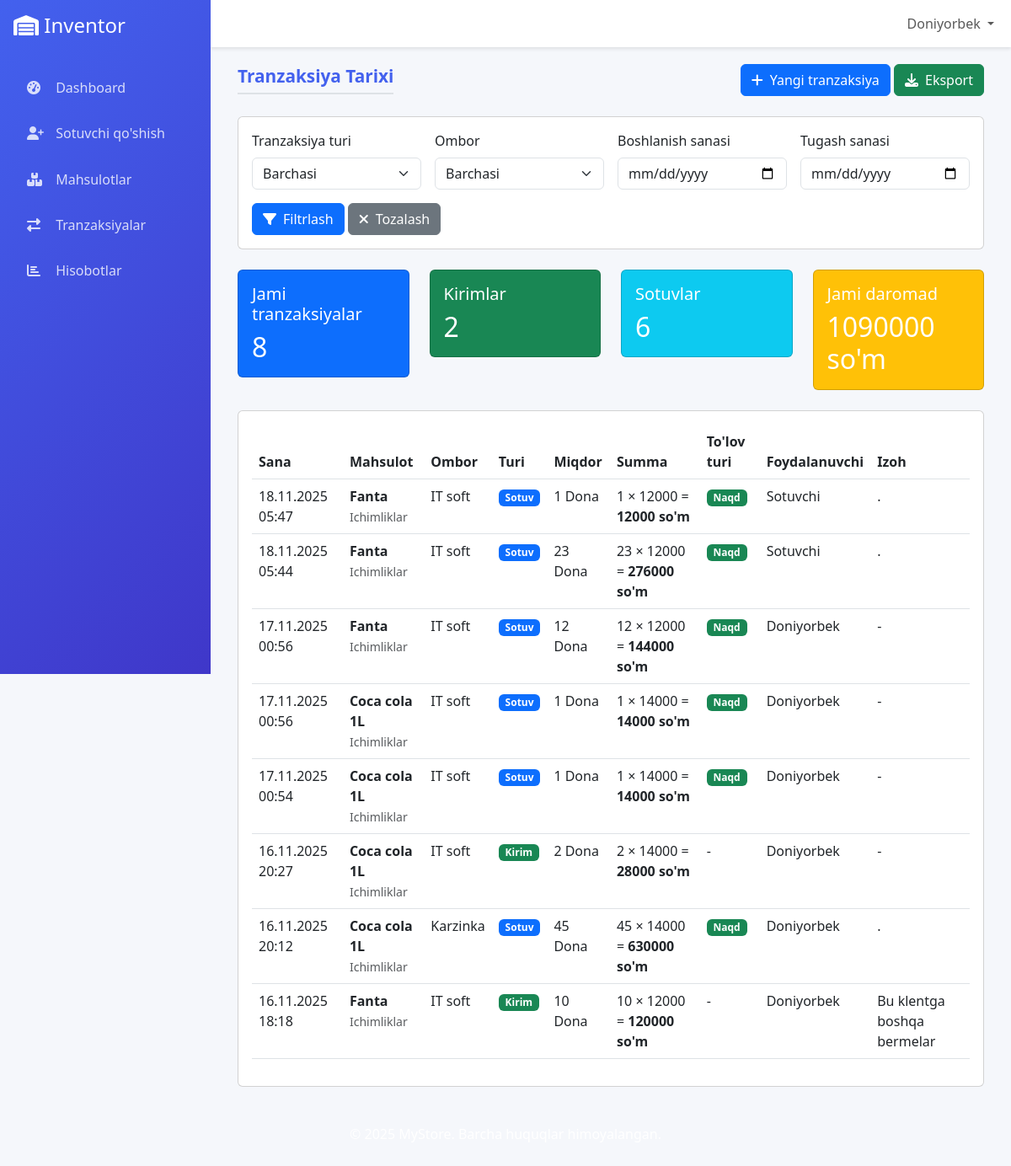
The page /inventor/transactions/history/ (signed in) on the database its author committed.
### inventor/models.py (models this page shows, shortened)
class Transaction(models.Model):
    TRANSACTION_TYPES = (
        ('IN', 'Kirim'),
        ('OUT_SALE', 'Sotuv'),
        ('OUT_DAMAGED', 'Buzilgan'),
        ('OUT_EXPIRED', 'Yaroqsiz'),
    )
    PAYMENT_TYPES = (
        ('CASH', 'Naqd'),
        ('DEBT', 'Qarz'),
        ('CARD', 'Karta'),
    )
    product = models.ForeignKey(Product, on_delete=models.CASCADE)
    warehouse = models.ForeignKey(Warehouse, on_delete=models.CASCADE)
    transaction_type = models.CharField(max_length=20, choices=TRANSACTION_TYPES)
    quantity = models.PositiveIntegerField()
    date = models.DateTimeField(auto_now_add=True)
    user = models.ForeignKey(User, on_delete=models.SET_NULL, null=True)
    description = models.TextField(blank=True)
    payment_type = models.CharField(max_length=10, choices=PAYMENT_TYPES, default='CASH')
    customer_name = models.CharField(max_length=100, blank=True)

class Warehouse(models.Model):
    name = models.CharField(max_length=100)
    location = models.CharField(max_length=200)
    created_at = models.DateTimeField(auto_now_add=True)

### products/models.py (models this page shows, shortened)
class Product(models.Model):
    UNIT_CHOICES = (
        ('kg', 'kg'),
        ('box', 'Karopka'),
        ('l', 'Litr'),
        ('m', 'Metr'),
        ('ton', 'Tonna'),
        ('piece', 'Dona'),
        ('pack', 'Pochka'),
    )
    name = models.CharField(max_length=100)
    category = models.ForeignKey(Category, on_delete=models.CASCADE, related_name="products")
    barcode = models.CharField(max_length=50, unique=True, blank=True, null=True)
    description = models.TextField(blank=True)
    price = models.DecimalField(max_digits=10, decimal_places=2)
    image = models.ImageField(upload_to='products/', null=True, blank=True)
    min_stock = models.PositiveIntegerField(default=0)
    stock_quantity = models.PositiveIntegerField(default=0)
    unit = models.CharField(max_length=10, choices=UNIT_CHOICES, default='piece')
    created_at = models.DateTimeField(auto_now_add=True)
    updated_at = models.DateTimeField(auto_now=True)
    supplier = models.ForeignKey('inventor.Supplier', on_delete=models.SET_NULL, null=True, blank=True)
    warehouse = models.ForeignKey('inventor.Warehouse', on_delete=models.CASCADE, null=True, blank=True)
    class Meta:
        ordering = ['name']

class Category(models.Model):
    name = models.CharField(max_length=100, unique=True)
    description = models.TextField(blank=True)

### inventor/views.py (the view)
# urls.py: path('transactions/history/', views.transaction_history, name='transaction_history'),
@login_required
def transaction_history(request):
    transactions = Transaction.objects.all().order_by('-date')
    transaction_type = request.GET.get('type')
    warehouse_id = request.GET.get('warehouse')
    start_date = request.GET.get('start_date')
    end_date = request.GET.get('end_date')
    if transaction_type:
        transactions = transactions.filter(transaction_type=transaction_type)
    if warehouse_id:
        transactions = transactions.filter(warehouse_id=warehouse_id)
    if start_date:
        transactions = transactions.filter(date__gte=start_date)
    if end_date:
        end_date_obj = datetime.datetime.strptime(end_date, '%Y-%m-%d')
        end_date_obj = end_date_obj + datetime.timedelta(days=1)
        transactions = transactions.filter(date__lt=end_date_obj)
    total_count = transactions.count()
    in_count = transactions.filter(transaction_type='IN').count()
    out_sale_count = transactions.filter(transaction_type='OUT_SALE').count()
    total_revenue = 0
    sale_transactions = transactions.filter(transaction_type='OUT_SALE')
    for transaction in sale_transactions:
        if transaction.product and transaction.product.price:
            total_revenue += transaction.quantity * transaction.product.price
    paginator = Paginator(transactions, 50)  # 50 ta element har bir sahifada
    page_number = request.GET.get('page')
    page_obj = paginator.get_page(page_number)
    warehouses = Warehouse.objects.all()
    UserLog.objects.create(user=request.user, action="Tranzaksiya tarixini ko'rdi")
    context = {
        'transactions': page_obj,
        'page_obj': page_obj,
        'is_paginated': page_obj.has_other_pages(),
        'warehouses': warehouses,
        'stats': {
            'total_count': total_count,
            'in_count': in_count,
            'out_sale_count': out_sale_count,
            'total_revenue': total_revenue,
        }
    }
    return render(request, 'inventor/transaction_history.html', context)

### users/templatetags/math_filters.py (called while the page is built)
@register.filter
def multiply(value, arg):
    try:
        return float(value) * float(arg)
    except (ValueError, TypeError):
        return '' # Xato bo'lsa bo'sh qoldirish yoki 0 qaytarish mumkin

### templates/inventor/transaction_history.html (shortened to what this page needs)
{% extends 'base.html' %}
{% load math_filters %}
{% block content %}
<div class="container-fluid">
    <div class="d-flex justify-content-between align-items-center mb-4">
        <h2 class="section-title mb-0">Tranzaksiya Tarixi</h2>
        <div>
            <a href="{% url 'inventor:transaction_create' %}" class="btn btn-primary">
                <i class="fas fa-plus me-2"></i>Yangi tranzaksiya
            </a>
            <a href="{% url 'inventor:export_transactions' %}" class="btn btn-success">
                <i class="fas fa-download me-2"></i>Eksport
            </a>
        </div>
    </div>
    <div class="card mb-4">
        <div class="card-body">
            <form method="get" class="row g-3">
                <div class="col-md-3">
                    <label class="form-label">Tranzaksiya turi</label>
                    <select class="form-select" name="type">
                        <option value="">Barchasi</option>
                    </select>
                </div>
                <div class="col-md-3">
                    <label class="form-label">Ombor</label>
                    <select class="form-select" name="warehouse">
                        <option value="">Barchasi</option>
                    </select>
                </div>
                <div class="col-md-3">
                    <label class="form-label">Boshlanish sanasi</label>
                    <input type="date" class="form-control" name="start_date" value="{{ request.GET.start_date }}">
                </div>
                <div class="col-md-3">
                    <label class="form-label">Tugash sanasi</label>
                    <input type="date" class="form-control" name="end_date" value="{{ request.GET.end_date }}">
                </div>
                <div class="col-12">
                    <button type="submit" class="btn btn-primary">
                        <i class="fas fa-filter me-2"></i>Filtrlash
                    </button>
                    <a href="{% url 'inventor:transaction_history' %}" class="btn btn-secondary">
                        <i class="fas fa-times me-2"></i>Tozalash
                    </a>
                </div>
            </form>
        </div>
    </div>
    <div class="row mb-4">
        <div class="col-md-3">
            <div class="card text-white bg-primary">
                <div class="card-body">
                    <h5 class="card-title">Jami tranzaksiyalar</h5>
                    <h2 class="card-text">{{ stats.total_count }}</h2>
                </div>
            </div>
        </div>
        <div class="col-md-3">
            <div class="card text-white bg-success">
                <div class="card-body">
                    <h5 class="card-title">Kirimlar</h5>
                    <h2 class="card-text">{{ stats.in_count }}</h2>
                </div>
            </div>
        </div>
        <div class="col-md-3">
            <div class="card text-white bg-info">
                <div class="card-body">
                    <h5 class="card-title">Sotuvlar</h5>
                    <h2 class="card-text">{{ stats.out_sale_count }}</h2>
                </div>
            </div>
        </div>
        <div class="col-md-3">
            <div class="card text-white bg-warning">
                <div class="card-body">
                    <h5 class="card-title">Jami daromad</h5>
                    <h2 class="card-text">{{ stats.total_revenue|floatformat:0 }} so'm</h2>
                </div>
            </div>
        </div>
    </div>
    <div class="card">
        <div class="card-body">
            <div class="table-responsive">
                <table class="table table-hover">
                    <thead>
                        <tr>
                            <th>Sana</th>
                            <th>Mahsulot</th>
                            <th>Ombor</th>
                            <th>Turi</th>
                            <th>Miqdor</th>
                            <th>Summa</th>
                            <th>To'lov turi</th>
                            <th>Foydalanuvchi</th>
                            <th>Izoh</th>
                        </tr>
                    </thead>
                    <tbody>
                        {% for transaction in transactions %}
                        <tr>
                            <td>{{ transaction.date|date:"d.m.Y H:i" }}</td>
                            <td>
                                <strong>{{ transaction.product.name }}</strong>
                                <br><small class="text-muted">{{ transaction.product.category.name }}</small>
                            </td>
                            <td>{{ transaction.warehouse.name }}</td>
                            <td>
                                {% if transaction.transaction_type == 'IN' %}
                                    <span class="badge bg-success">Kirim</span>
                                {% elif transaction.transaction_type == 'OUT_SALE' %}
                                    <span class="badge bg-primary">Sotuv</span>
                                {% elif transaction.transaction_type == 'OUT_DAMAGED' %}
                                    <span class="badge bg-danger">Buzilgan</span>
                                {% elif transaction.transaction_type == 'OUT_EXPIRED' %}
                                    <span class="badge bg-warning">Muddati o'tgan</span>
                                {% endif %}
                            </td>
                            <td>{{ transaction.quantity }} {{ transaction.product.get_unit_display }}</td>
                            <td>
                                {% if transaction.product.price %}
                                    {{ transaction.quantity|floatformat:0 }} × {{ transaction.product.price|floatformat:0 }} =
                                    <strong>{{ transaction.quantity|multiply:transaction.product.price|floatformat:0 }} so'm</strong>
                                {% else %}
                                    -
                                {% endif %}
                            </td>
                            <td>
                                {% if transaction.transaction_type == 'OUT_SALE' %}
                                    {% if transaction.payment_type == 'CASH' %}
                                        <span class="badge bg-success">Naqd</span>
                                    {% elif transaction.payment_type == 'DEBT' %}
                                        <span class="badge bg-warning">Qarz</span>
                                    {% elif transaction.payment_type == 'CARD' %}
                                        <span class="badge bg-info">Karta</span>
                                    {% endif %}
                                {% else %}
                                    -
                                {% endif %}
                            </td>
                            <td>{{ transaction.user.username }}</td>
                            <td>{{ transaction.description|default:"-" }}</td>
                        </tr>
                        {% endfor %}
                    </tbody>
                </table>
            </div>
        </div>
    </div>
</div>
{% endblock %}

### templates/includes/header.html (shortened to what this page needs)
<div class="sidebar">
    <div class="p-3">
        <h4 class="text-white mb-0">
            <i class="fas fa-warehouse"></i>
            <span class="sidebar-brand-text">Inventor</span>
        </h4>
    </div>
    <nav class="nav flex-column p-3">
        {% if user.is_authenticated %}
            {% if user.userrole.role == 'ADMIN' %}
                <a class="nav-link {% if request.resolver_match.url_name == 'admin_dashboard' %}active{% endif %}" href="{% url 'users:admin_dashboard' %}">
                    <i class="fas fa-tachometer-alt"></i>
                    <span>Boshqaruv paneli</span>
                </a>
                <a class="nav-link" href="{% url 'users:create_warehouse_manager' %}">
                    <i class="fas fa-user-plus"></i>
                    <span>Ombor qo'shish</span>
                </a>
                <a class="nav-link" href="{% url 'users:payment_management' %}">
                    <i class="fas fa-money-bill-wave"></i>
                    <span>To'lovlar</span>
                </a>
            {% elif user.userrole.role == 'WAREHOUSE_MANAGER' %}
                <a class="nav-link {% if request.resolver_match.url_name == 'warehouse_manager_dashboard' %}active{% endif %}" href="{% url 'users:warehouse_manager_dashboard' %}">
                    <i class="fas fa-tachometer-alt"></i>
                    <span>Dashboard</span>
                </a>
                <a class="nav-link" href="{% url 'users:create_seller' %}">
                    <i class="fas fa-user-plus"></i>
                    <span>Sotuvchi qo'shish</span>
                </a>
            {% elif user.userrole.role == 'SELLER' %}
                <a class="nav-link {% if request.resolver_match.url_name == 'seller_dashboard' %}active{% endif %}" href="{% url 'users:seller_dashboard' %}">
                    <i class="fas fa-tachometer-alt"></i>
                    <span>Dashboard</span>
                </a>
            {% endif %}
            <a class="nav-link" href="{% url 'products:product_list' %}">
                <i class="fas fa-boxes"></i>
                <span>Mahsulotlar</span>
            </a>
            <a class="nav-link" href="{% url 'inventor:transaction_history' %}">
                <i class="fas fa-exchange-alt"></i>
                <span>Tranzaksiyalar</span>
            </a>
            <a class="nav-link" href="{% url 'inventor:report_list' %}">
                <i class="fas fa-chart-bar"></i>
                <span>Hisobotlar</span>
            </a>
        {% endif %}
    </nav>
</div>
<nav class="navbar navbar-expand-lg navbar-custom">
    <div class="container-fluid">
        <div class="collapse navbar-collapse" id="navbarContent">
            <ul class="navbar-nav ms-auto mb-2 mb-lg-0">
                {% if user.is_authenticated %}
                    <li class="nav-item dropdown">
                        <a class="nav-link dropdown-toggle" href="#" id="navbarDropdown" role="button" data-bs-toggle="dropdown">
                            {{ user.username }}
                        </a>
                    </li>
                {% else %}
                    <li class="nav-item">
                        <a class="nav-link" href="{% url 'users:login' %}">Kirish</a>
                    </li>
                {% endif %}
            </ul>
        </div>
    </div>
</nav>

### templates/includes/head.html (style rules this page uses)
:root { --primary-color: #4361ee; --secondary-color: #3f37c9; --success-color: #4cc9f0; --info-color: #4895ef; --warning-color: #f72585; --light-bg: #f8f9fa; --dark-text: #212529; --border-color: #dee2e6; --sidebar-width: 250px; }
body { font-family: 'Segoe UI', Tahoma, Geneva, Verdana, sans-serif; background-color: #f5f7fb; color: var(--dark-text); }
.sidebar { background: linear-gradient(135deg, var(--primary-color), var(--secondary-color)); color: white; height: 100vh; position: fixed; width: var(--sidebar-width); transition: all 0.3s; z-index: 1000; }
.sidebar .nav-link { color: rgba(255, 255, 255, 0.8); padding: 0.75rem 1rem; margin: 0.2rem 0; border-radius: 8px; transition: all 0.3s; }
.sidebar .nav-link i { width: 20px; margin-right: 10px; }
.navbar-custom { background: white; box-shadow: 0 2px 4px rgba(0,0,0,0.1); margin-left: var(--sidebar-width); }
.section-title { font-size: 1.3rem; font-weight: 600; margin-bottom: 1.5rem; padding-bottom: 0.5rem; border-bottom: 2px solid var(--border-color); color: var(--primary-color); }

### rows shown on the page
Transaction: transaction_type "Sotuv"
Transaction: transaction_type "Sotuv"
Transaction: transaction_type "Sotuv"
Transaction: transaction_type "Sotuv"
Transaction: transaction_type "Sotuv"
Transaction: transaction_type "Kirim"
Transaction: transaction_type "Sotuv"
Transaction: transaction_type "Kirim"

### other values the page prints
{{ user.username }} "Doniyorbek"
{{ stats.total_count }} "8"
{{ stats.in_count }} "2"
{{ stats.out_sale_count }} "6"
{{ stats.total_revenue|floatformat:0 }} "1090000"
